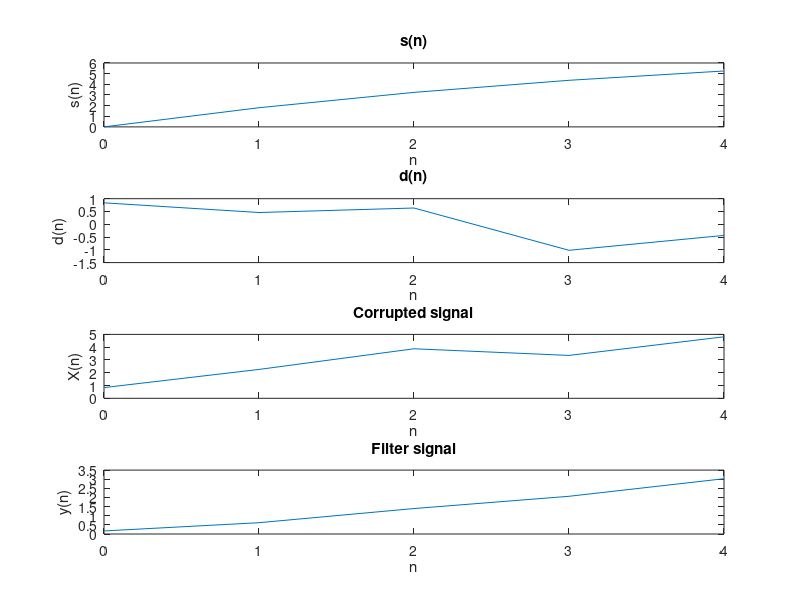

Write MATLAB code to recreate this figure.
clear all
clc
close all
% Number of samples
N = input("Enter the value of N : ");

% Original uncorrupted signal s(n)
n = 0:N-1;
s = 2 * (0.9 .^ n) .* n;

% Generating random noise d(n)
d = 0.5*randn(1, N);

% Noise corrupted signal
corrupted_sig = s + d;

% filtering 
x_avg = zeros(1, N);
k = input("Enter the numbers of moving average measurements : "); 
b = ones(1,k).*(1/k);
y = filter(b,1,corrupted_sig);

figure;
subplot(4,1,1);
plot(n, s);
title('s(n)');
xlabel('n');
ylabel('s(n)');

subplot(4,1,2);
plot(n, d);
title('d(n)');
xlabel('n');
ylabel('d(n)');

subplot(4,1,3);
plot(n,corrupted_sig);
title('Corrupted signal');
xlabel('n');
ylabel('X(n)');

subplot(4,1,4);
plot(n, y);
title('Filter signal');
xlabel('n');
ylabel('y(n)');
